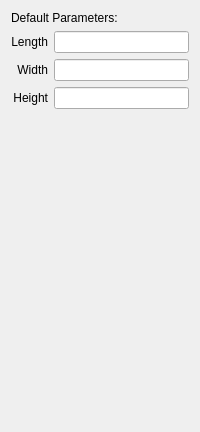
          <widget class="QWidget" name="oblongPage">
           <layout class="QVBoxLayout" name="verticalLayout_17">
            <item>
             <widget class="QLabel" name="oblongDefaultLabel">
              <property name="text">
               <string>Default Parameters:</string>
              </property>
             </widget>
            </item>
            <item>
             <layout class="QGridLayout" name="gridLayout_15">
              <item row="0" column="0">
               <widget class="QLabel" name="oblongLengthLabel">
                <property name="text">
                 <string>Length</string>
                </property>
                <property name="alignment">
                 <set>Qt::AlignRight|Qt::AlignTrailing|Qt::AlignVCenter</set>
                </property>
               </widget>
              </item>
              <item row="0" column="1">
               <widget class="QLineEdit" name="oblongLengthEdit"/>
              </item>
              <item row="1" column="0">
               <widget class="QLabel" name="oblongWidthLabel">
                <property name="text">
                 <string>Width</string>
                </property>
                <property name="alignment">
                 <set>Qt::AlignRight|Qt::AlignTrailing|Qt::AlignVCenter</set>
                </property>
               </widget>
              </item>
              <item row="1" column="1">
               <widget class="QLineEdit" name="oblongWidthEdit"/>
              </item>
              <item row="2" column="0">
               <widget class="QLabel" name="oblongHeightLabel">
                <property name="text">
                 <string>Height</string>
                </property>
                <property name="alignment">
                 <set>Qt::AlignRight|Qt::AlignTrailing|Qt::AlignVCenter</set>
                </property>
               </widget>
              </item>
              <item row="2" column="1">
               <widget class="QLineEdit" name="oblongHeightEdit"/>
              </item>
             </layout>
            </item>
            <item>
             <spacer name="verticalSpacer_14">
              <property name="orientation">
               <enum>Qt::Vertical</enum>
              </property>
              <property name="sizeHint" stdset="0">
               <size>
                <width>20</width>
                <height>312</height>
               </size>
              </property>
             </spacer>
            </item>
           </layout>
          </widget>
